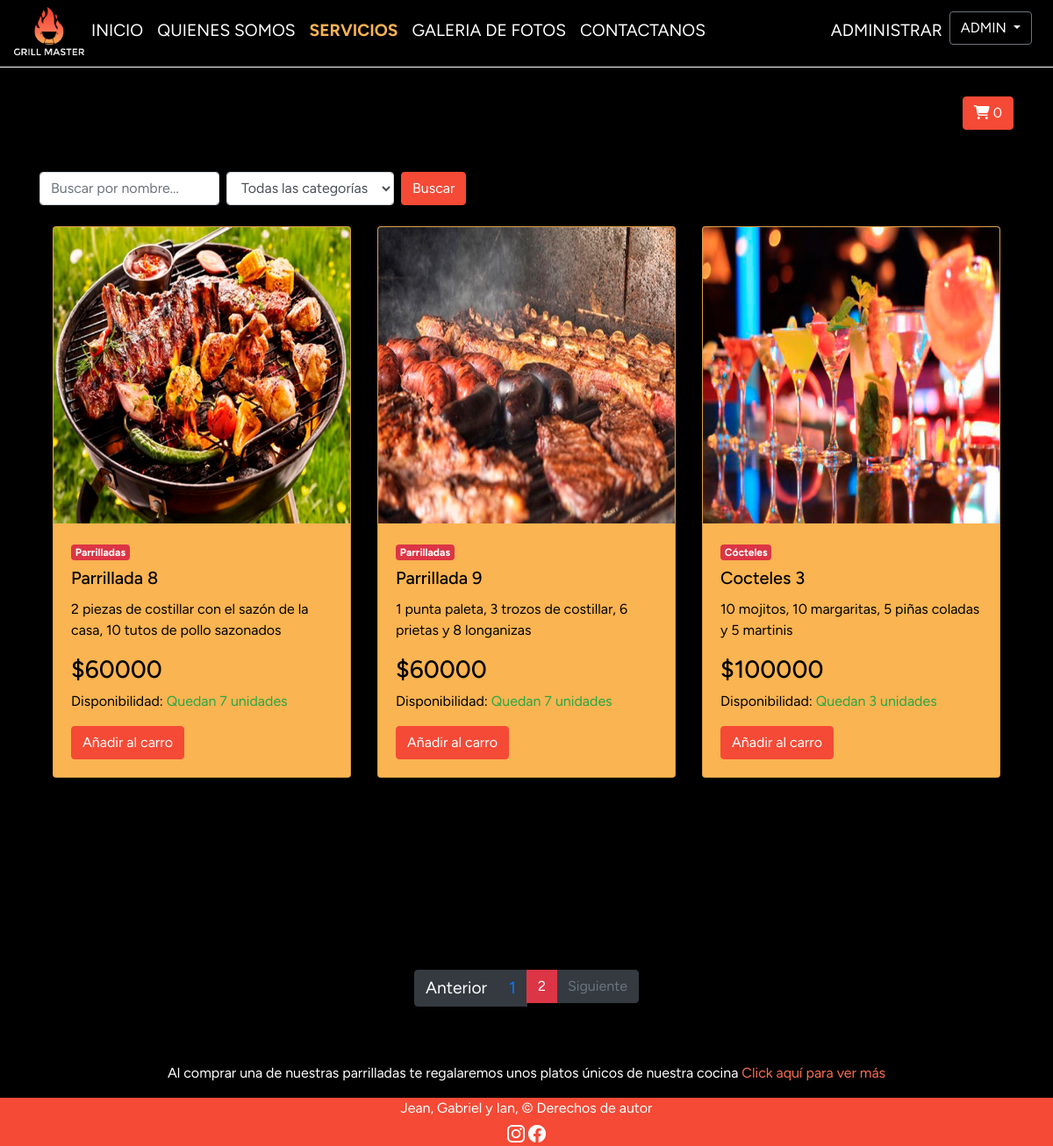
/products?page=2 (signed in), run on the app's committed database.
### grillmaster/models.py (models this page shows, shortened)
class Productos(models.Model):
    name = models.CharField(max_length=200)
    id = models.CharField(max_length=100,primary_key=True)
    description = models.CharField(max_length=500)
    price = models.IntegerField()
    stock = models.IntegerField()
    image = models.ImageField()
    categoria= models.ForeignKey(Categoria, on_delete=models.CASCADE, verbose_name="Categoria")

class Categoria(models.Model):
    id_categoria = models.IntegerField(primary_key=True, verbose_name="Id de categoria")
    nombreCategoria = models.CharField(max_length=50, blank=True, verbose_name="Nombre de categoria")
    def __str__(self):
        return self.nombreCategoria

### grillmaster/views.py (the view)
# urls.py: path('products', views.products, name='products'),
def products(request):
    products = Productos.objects.all()
    search_query = request.GET.get('search')
    category_filter = request.GET.get('category')
    if search_query:
        products = products.filter(name__icontains=search_query)
    if category_filter:
        products = products.filter(categoria__nombreCategoria=category_filter)
    paginator = Paginator(products, 9)
    page_number = request.GET.get('page')
    page_obj = paginator.get_page(page_number)
    context = {
        'page_obj': page_obj,
        'categorias': Categoria.objects.all(),
    }
    return render(request, 'cart/shop.html', context)

### grillmaster/context_processor.py (called while the page is built)
def calculate_shipping(total):
    shipping = 0
    if total > 50000:
        return 0
    return shipping

def calculate_taxes(total):
    return round(total * 0.19)

def shopping_cart_total(request):
    total = 0
    amount = 0
    try:
        for key, value in request.session['shopping_cart'].items():
            amount = amount + int(value['amount'])
            total = total + int(value['price']) * value['amount']
    except:
        request.session['shopping_cart'] = {}
        total = 0
    shipping = calculate_shipping(total)
    taxes = calculate_taxes(total)
    return {
        'taxes': taxes,
        'shopping_cart_total': (total + taxes + shipping),
        'shopping_cart_amount': amount,
        'shipping': shipping,
    }

### grillmaster/templates/cart/shop.html (shortened to what this page needs)
{% extends 'base.html' %}
{% load static %}
{% block content %}
<link rel="stylesheet" href="{% static '/css/shopeee.css' %}">
<div class="container">
    {% if user.is_authenticated %}
        <div class="mb-5 d-flex justify-content-end">
            <a href="{% url 'shopping_cart_open' %}?page={{ page_obj.number }}" class="btn btn-danger" style="background-color: #F44A36; font-size: 1rem; box-shadow: none; border-color: #F44A36;">
                <i class="fa fa-shopping-cart"></i>
                <span> {{ shopping_cart_amount }} </span>
            </a>
        </div>
    {% endif %}
    <form action="{% url 'products' %}" method="GET" class="form-inline mb-4">
        <input type="text" name="search" class="form-control mr-2" placeholder="Buscar por nombre..." value="{{ request.GET.search }}">
        <select name="category" class="form-control mr-2">
            <option value="">Todas las categorías</option>
        </select>
        <button type="submit" class="btn btn-primary" style="background-color: #F44A36; box-shadow:none; border-color: #F44A36;">Buscar</button>
    </form>
    <div class="contenido">
        <div class="container">
            <div class="row">
                {% if page_obj %}
                    {% for product in page_obj %}
                    <div class="col-md-6 col-lg-4 product-card" style="color: black;">
                        <div class="card" style="background-color: #FAB451;">
                            {% if product.image %}
                                <img class="card-img-top img-fluid" src="{{ product.image.url }}" alt="Producto">
                            {% else %}
                                <img class="card-img-top img-fluid" src="{% static 'img/noimage.png' %}" alt="Imagen no disponible">
                            {% endif %}
                            <div class="card-body">
                                <span class="badge badge-danger mb-2">{{ product.categoria }}</span>
                                <h5 class="card-title">{{ product.name }}</h5>
                                <p class="card-text">{{ product.description }}</p>
                                <h3 class="card-price">${{ product.price }}</h3>
                                <p>
                                    Disponibilidad:
                                    {% if product.stock > 1 %}
                                        <span class="text-success text-white">Quedan {{ product.stock }} unidades</span>
                                    {% elif product.stock == 1 %}
                                        <span class="text-success">Queda {{ product.stock }} unidad</span>
                                    {% else %}
                                        <span class="text-danger">No quedan unidades</span>
                                    {% endif %}
                                </p>
                                {% if user.is_authenticated %}
                                    {% if product.stock > 0 %}
                                    <a class="btn btn-danger add-product" href="{% url 'shopping_cart_add' product.id %}?page={{ page_obj.number }}" style="background-color: #F44A36; font-size: 1rem; box-shadow: none; border-color: #F44A36;">Añadir al carro</a>
                                    {% else %}
                                    <a class="btn btn-outline-secondary add-product disabled" href="#">Fuera de stock</a>
                                    {% endif %}
                                {% else %}
                                <p>Se tiene que registrar para comprar esto</p>
                                {% endif %}
                            </div>
                        </div>
                    </div>
                    {% endfor %}
                {% else %}
                    <p>Lo sentimos... Aún no se han agregado productos.</p>
                {% endif %}
            </div>
        </div>
    </div>
    <div class="row my-5 justify-content-center">
        <nav aria-label="...">
            <ul class="pagination justify-content-center">
                {% if page_obj.has_previous %}
                    <li class="page-item">
                        <a class="page-link text-white bg-dark border-dark" href="?page={{ page_obj.previous_page_number }}">Anterior</a>
                    </li>
                {% else %}
                    <li class="page-item disabled">
                        <span class="page-link text-secondary bg-dark border-dark">Anterior</span>
                    </li>
                {% endif %}
                {% for page_number in page_obj.paginator.page_range %}
                    {% if page_obj.number == page_number %}
                        <li class="page-item active">
                            <span class="page-link bg-danger border-danger">{{ page_number }}</span>
                        </li>
                    {% else %}
                        <li class="page-item">
                            <a class="page-link bg-dark border-dark" href="?page={{ page_number }}">{{ page_number }}</a>
                        </li>
                    {% endif %}
                {% endfor %}
                {% if page_obj.has_next %}
                    <li class="page-item">
                        <a class="page-link text-white bg-dark border-dark" href="?page={{ page_obj.next_page_number }}{% if request.GET.search %}&search={{ request.GET.search }}{% endif %}{% if request.GET.category %}&category={{ request.GET.category }}{% endif %}">Siguiente</a>
                    </li>
                {% else %}
                    <li class="page-item disabled">
                        <span class="page-link text-secondary bg-dark border-dark">Siguiente</span>
                    </li>
                {% endif %}
            </ul>
        </nav>
    </div>
</div>
{% url 'freeEat' as freeEat_url %}
<div class="regalo">
    <p>Al comprar una de nuestras parrilladas te regalaremos unos platos únicos de nuestra cocina <a class="link" href="{{ freeEat_url }}">Click aquí para ver más</a></p>
</div>
</div>
{% endblock %}

### grillmaster/templates/nav.html (shortened to what this page needs)
{% load static %}
<nav class="navbar navbar-expand-md bg-black text-white navbar-white">
  <img
    src="{% static 'img/grillmasterlogo/logoentero.png' %}"
    alt="Logo Empresa"
    width="80"/>
  <div class="collapse navbar-collapse" id="collapsibleNavbar">
    <ul class="navbar-nav mr-auto">
      {% url 'index' as index_url %}
      <li class="nav-item">
        <a
          class="nav-link {% if request.path == index_url %}active{% endif %}"
          href="{{ index_url }}">INICIO</a>
      </li>
      {% url 'aboutUs' as about_us_url %}
      <li class="nav-item">
        <a
          class="nav-link {% if request.path == about_us_url %}active{% endif %}"
          href="{{ about_us_url }}">QUIENES SOMOS</a>
      </li>
      {% url 'products' as shop_url %}
      <li class="nav-item">
        <a
          class="nav-link {% if request.path == shop_url %}active{% endif %}"
          href="{{ shop_url }}">SERVICIOS</a>
      </li>
      {% url 'photoGallery' as photo_gallery_url %}
      <li class="nav-item">
        <a
          class="nav-link {% if request.path == photo_gallery_url %}active{% endif %}"
          href="{{ photo_gallery_url }}">GALERIA DE FOTOS</a>
      </li>
      {% url 'contact' as contact_url %}
      <li class="nav-item">
        <a
          class="nav-link {% if request.path == contact_url %}active{% endif %}"
          href="{{ contact_url }}">CONTACTANOS</a>
      </li>
    </ul>
    <ul class="navbar-nav">
      {% if user.is_staff %}
      {% url 'management' as management_url %}
      <li class="nav-item">
        <a
          class="nav-link {% if request.path == management_url %}active{% endif %}"
          href="{{ management_url }}">ADMINISTRAR</a>
      </li>
      {% endif %}
      {% if user.is_authenticated %}
      <li class="nav-item mr-2">
        <div class="dropdown">
          <button
            class="btn btn-secondary dropdown-toggle"
            type="button"
            id="dropdownMenuButton"
            data-toggle="dropdown"
            style="background-color: black; font-family: 'Figtree'"
          >
          {{ user.username | upper }}
          </button>
        </div>
      </li>
      {% endif %}
    </ul>
  </div>
</nav>

### grillmaster/static/css/nav.css (style rules this page uses)
.nav-link.active { color: #FAB451; font-weight: bold; }

### grillmaster/static/css/shopeee.css (style rules this page uses)
.contenido { max-width: 1200px; width: 100%; margin: 20px auto; display: flex; }
body { font-family: 'Figtree'; margin: 0; padding: 0; background-color: black; position: relative; color: white; }
a, a:hover { text-decoration: none; color: inherit; cursor: pointer; font-size: larger; }
.contenido { min-height: 100vh; }
.regalo { color: #fff; text-align: center; font-size: medium; }
.link { color:#FA6E51; font-size: medium; }

### data on the page
Productos: image (picture), categoria "Parrilladas", name "Parrillada 8", description "2 piezas de costillar con el sazón de la casa, 10 tutos de pollo sazonados", price "60000", stock "7"
Productos: image (picture), categoria "Parrilladas", name "Parrillada 9", description "1 punta paleta, 3 trozos de costillar, 6 prietas y 8 longanizas", price "60000", stock "7"
Productos: image (picture), categoria "Cócteles", name "Cocteles 3", description "10 mojitos, 10 margaritas, 5 piñas coladas y 5 martinis", price "100000", stock "3"

### other printed values
{{ user.username | upper }} "ADMIN"
{{ shopping_cart_amount }} "0"
{{ page_number }} "1"
{{ page_number }} "2"
